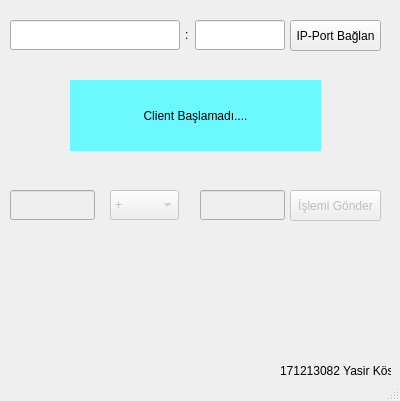
<?xml version="1.0" encoding="UTF-8"?>
<ui version="4.0">
 <class>client</class>
 <widget class="QMainWindow" name="client">
  <property name="geometry">
   <rect>
    <x>0</x>
    <y>0</y>
    <width>400</width>
    <height>401</height>
   </rect>
  </property>
  <property name="windowTitle">
   <string>client</string>
  </property>
  <widget class="QWidget" name="centralwidget">
   <widget class="QPushButton" name="buttonBaglan">
    <property name="geometry">
     <rect>
      <x>290</x>
      <y>20</y>
      <width>91</width>
      <height>31</height>
     </rect>
    </property>
    <property name="text">
     <string>IP-Port Bağlan</string>
    </property>
   </widget>
   <widget class="QLineEdit" name="lineEditIP">
    <property name="geometry">
     <rect>
      <x>10</x>
      <y>20</y>
      <width>170</width>
      <height>30</height>
     </rect>
    </property>
   </widget>
   <widget class="QLineEdit" name="lineEditPort">
    <property name="geometry">
     <rect>
      <x>195</x>
      <y>20</y>
      <width>90</width>
      <height>30</height>
     </rect>
    </property>
   </widget>
   <widget class="QLabel" name="label2Nokta">
    <property name="geometry">
     <rect>
      <x>185</x>
      <y>20</y>
      <width>16</width>
      <height>30</height>
     </rect>
    </property>
    <property name="toolTip">
     <string>&lt;html&gt;&lt;head/&gt;&lt;body&gt;&lt;p&gt;&lt;br/&gt;&lt;/p&gt;&lt;/body&gt;&lt;/html&gt;</string>
    </property>
    <property name="styleSheet">
     <string notr="true">font: 75 12pt &quot;MS Shell Dlg 2&quot;;</string>
    </property>
    <property name="text">
     <string>:</string>
    </property>
   </widget>
   <widget class="QLineEdit" name="lineEditIlkSayi">
    <property name="enabled">
     <bool>false</bool>
    </property>
    <property name="geometry">
     <rect>
      <x>10</x>
      <y>190</y>
      <width>85</width>
      <height>30</height>
     </rect>
    </property>
   </widget>
   <widget class="QComboBox" name="comboBox">
    <property name="enabled">
     <bool>false</bool>
    </property>
    <property name="geometry">
     <rect>
      <x>110</x>
      <y>190</y>
      <width>69</width>
      <height>30</height>
     </rect>
    </property>
    <item>
     <property name="text">
      <string>+</string>
     </property>
    </item>
    <item>
     <property name="text">
      <string>-</string>
     </property>
    </item>
    <item>
     <property name="text">
      <string>*</string>
     </property>
    </item>
    <item>
     <property name="text">
      <string>/</string>
     </property>
    </item>
   </widget>
   <widget class="QLineEdit" name="lineEditIkinciSayi">
    <property name="enabled">
     <bool>false</bool>
    </property>
    <property name="geometry">
     <rect>
      <x>200</x>
      <y>190</y>
      <width>85</width>
      <height>30</height>
     </rect>
    </property>
   </widget>
   <widget class="QLabel" name="labelDurum">
    <property name="geometry">
     <rect>
      <x>70</x>
      <y>80</y>
      <width>251</width>
      <height>71</height>
     </rect>
    </property>
    <property name="styleSheet">
     <string notr="true">font: 75 18pt &quot;MS Shell Dlg 2&quot;;
background-color: rgb(107, 248, 255);</string>
    </property>
    <property name="text">
     <string>Client Başlamadı....</string>
    </property>
    <property name="alignment">
     <set>Qt::AlignCenter</set>
    </property>
   </widget>
   <widget class="QPushButton" name="button_sendData">
    <property name="enabled">
     <bool>false</bool>
    </property>
    <property name="geometry">
     <rect>
      <x>290</x>
      <y>190</y>
      <width>91</width>
      <height>31</height>
     </rect>
    </property>
    <property name="text">
     <string>İşlemi Gönder</string>
    </property>
   </widget>
   <widget class="QLabel" name="labelGelen">
    <property name="geometry">
     <rect>
      <x>70</x>
      <y>240</y>
      <width>251</width>
      <height>111</height>
     </rect>
    </property>
    <property name="text">
     <string/>
    </property>
   </widget>
   <widget class="QLabel" name="label">
    <property name="geometry">
     <rect>
      <x>280</x>
      <y>350</y>
      <width>111</width>
      <height>41</height>
     </rect>
    </property>
    <property name="text">
     <string>171213082 Yasir Köse</string>
    </property>
   </widget>
  </widget>
  <widget class="QStatusBar" name="statusbar"/>
 </widget>
 <resources/>
 <connections/>
</ui>
